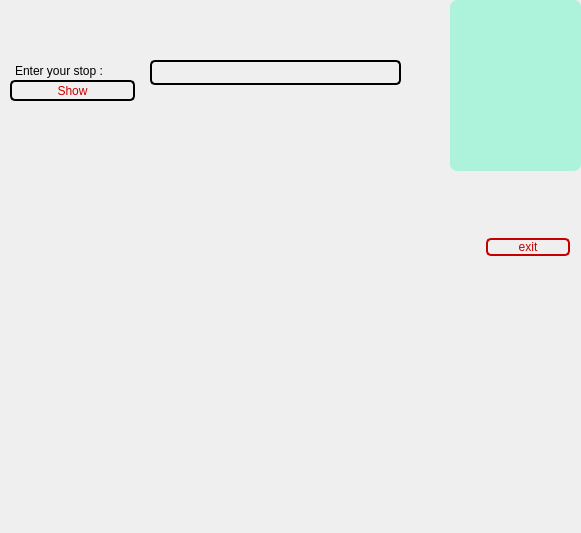
<?xml version="1.0" encoding="UTF-8"?>
<ui version="4.0">
 <class>Sbus</class>
 <widget class="QDialog" name="Sbus">
  <property name="geometry">
   <rect>
    <x>0</x>
    <y>0</y>
    <width>581</width>
    <height>533</height>
   </rect>
  </property>
  <property name="windowTitle">
   <string>Dialog</string>
  </property>
  <property name="styleSheet">
   <string notr="true">QFrame, QLabel, QToolTip {
    border: 0px solid green;
    border-radius: 0px;
    padding: 0px;
    background-image: url(images/welcome.png);
}</string>
  </property>
  <widget class="QLineEdit" name="line_">
   <property name="geometry">
    <rect>
     <x>150</x>
     <y>60</y>
     <width>251</width>
     <height>25</height>
    </rect>
   </property>
   <property name="statusTip">
    <string/>
   </property>
   <property name="styleSheet">
    <string notr="true">QLineEdit {
	font: 87 10pt &quot;Arial Black&quot;;
	/*background-image: url(:/lon/forbus.jpg);*/
    border: 2px solid black;
    border-radius: 5px;
    padding: 0 8px;

    
	background-color: rgb(0, 255,0, 0);

    
}</string>
   </property>
   <property name="readOnly">
    <bool>false</bool>
   </property>
  </widget>
  <widget class="QPushButton" name="Show_">
   <property name="geometry">
    <rect>
     <x>10</x>
     <y>80</y>
     <width>125</width>
     <height>21</height>
    </rect>
   </property>
   <property name="cursor">
    <cursorShape>OpenHandCursor</cursorShape>
   </property>
   <property name="styleSheet">
    <string notr="true">QPushButton {
	background-color: rgb(0, 0, 0);
	
	background-color: rgb(0, 255,0,0);
    border:2px solid #c50000;
    border-radius: 5px;
   
  
	
    min-width: 80px;
	
	color: rgb(200, 0, 0);
	
	font: 9pt &quot;Rockwell&quot;;
	
}

QPushButton:pressed {
 background-color: qlineargradient(x1: 0, y1: 0, x2: 0, y2: 1,
                                       stop: 0 #f9781c, stop: 1 #c6460b);
 
}

QPushButton:flat {
      border: none; /* no border for a flat push button */
 
}

QPushButton:default {
      border:2px solid #000000  ; /* make the default button prominent */
	
	

}</string>
   </property>
   <property name="text">
    <string>Show</string>
   </property>
  </widget>
  <widget class="QLabel" name="label">
   <property name="geometry">
    <rect>
     <x>10</x>
     <y>60</y>
     <width>125</width>
     <height>21</height>
    </rect>
   </property>
   <property name="styleSheet">
    <string notr="true">QFrame, QLabel, QToolTip {
	background-color: rgb(0, 255,0,0);
	
	font: 75 12pt &quot;Palatino Linotype&quot;;
    border: 0px solid black;
    border-radius: 5px;
    padding: 2px;
    
	
}</string>
   </property>
   <property name="text">
    <string>Enter your stop :</string>
   </property>
  </widget>
  <widget class="QTextBrowser" name="sh">
   <property name="geometry">
    <rect>
     <x>450</x>
     <y>0</y>
     <width>131</width>
     <height>171</height>
    </rect>
   </property>
   <property name="cursor" stdset="0">
    <cursorShape>ArrowCursor</cursorShape>
   </property>
   <property name="styleSheet">
    <string notr="true">background-color: rgb(0, 255,170, 70);
border-image: url(:/prefix/img/bf.jpg);
font: 87 9pt &quot;Arial Black&quot;;
/*alternate-background-color: rgb(0, 255,0,0);*/
   border: 0px solid black;
  border-radius: 7px;
   </string>
   </property>
  </widget>
  <widget class="QPushButton" name="push">
   <property name="geometry">
    <rect>
     <x>486</x>
     <y>238</y>
     <width>84</width>
     <height>18</height>
    </rect>
   </property>
   <property name="styleSheet">
    <string notr="true">QPushButton {
	background-color: rgb(0, 0, 0);
	
	background-color: rgb(0, 255,0,0);
    border:2px solid #c50000;
    border-radius: 5px;
   
  
	
    min-width: 80px;
	
	color: rgb(200, 0, 0);
	
	font: 9pt &quot;Rockwell&quot;;
	
}

QPushButton:pressed {
 background-color: qlineargradient(x1: 0, y1: 0, x2: 0, y2: 1,
                                       stop: 0 #f9781c, stop: 1 #c6460b);
 
}

QPushButton:flat {
      border: none; /* no border for a flat push button */
 
}

QPushButton:default {
      border:2px solid #000000  ; /* make the default button prominent */
	
	

}</string>
   </property>
   <property name="text">
    <string>exit</string>
   </property>
  </widget>
 </widget>
 <resources/>
 <connections/>
</ui>
